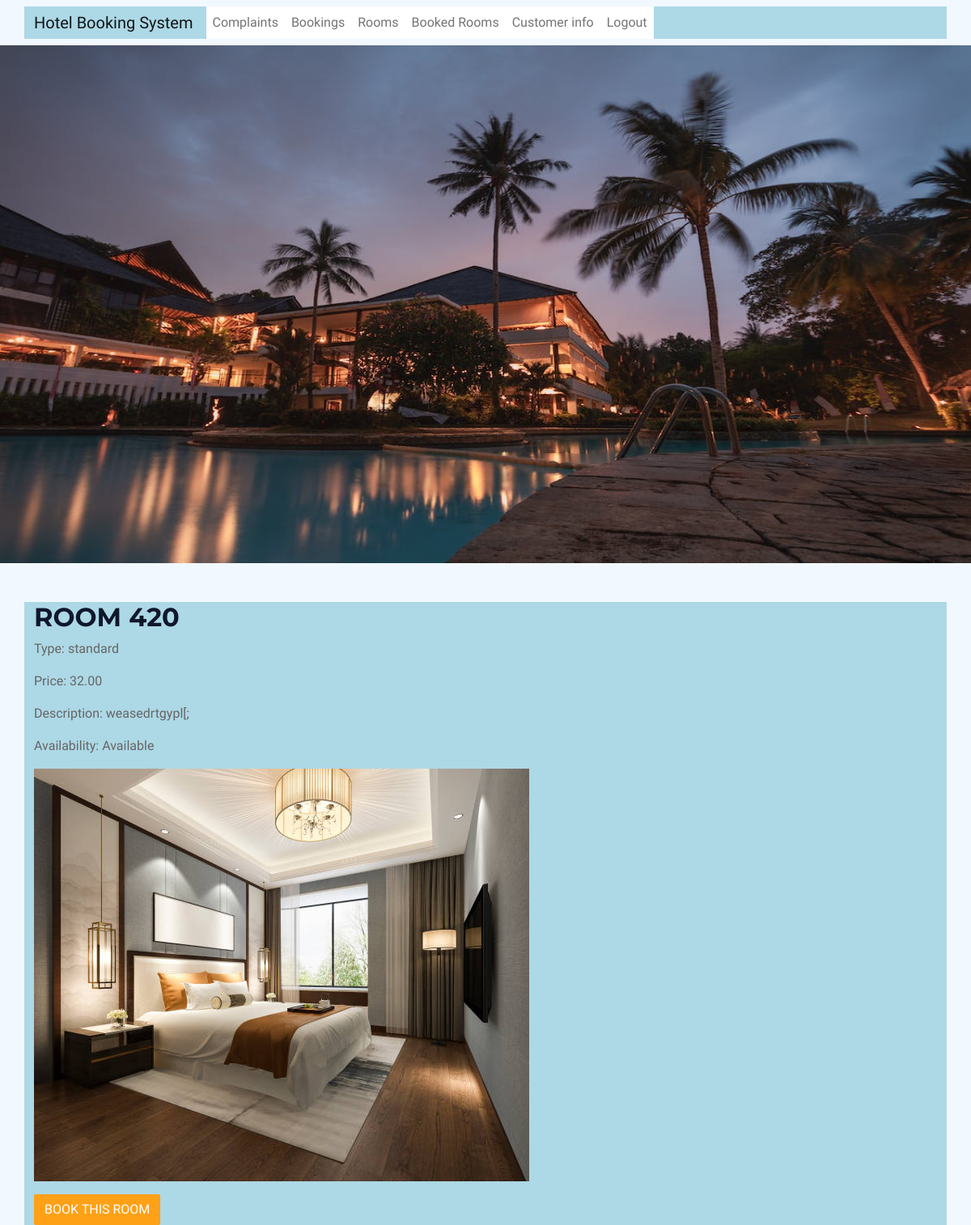
The page /admin_rooms/2/ (signed in) on the database its author committed.
### bookings/models.py (models this page shows, shortened)
class Room(models.Model):
    ROOM_TYPE_CHOICES = (
        ('standard', 'Standard'),
        ('deluxe', 'Deluxe'),
        ('suite', 'Suite'),
    )
    user = models.ForeignKey(settings.AUTH_USER_MODEL, on_delete=models.CASCADE)
    admin_user= models.ForeignKey(settings.AUTH_USER_MODEL, on_delete=models.CASCADE, related_name='room_admin', default=1)
    name = models.CharField(max_length=100)
    room_type = models.CharField(max_length=10, choices=ROOM_TYPE_CHOICES, default='standard')
    room_number = models.PositiveIntegerField(unique=True)
    description = models.TextField(blank=True)
    price = models.DecimalField(max_digits=8, decimal_places=2)
    image = models.ImageField(upload_to='rooms', blank=True)
    available = models.BooleanField(default=True)
    created_at = models.DateTimeField(auto_now_add=True)
    updated_at = models.DateTimeField(auto_now=True)

### bookings/views.py (the view, shortened to what this page needs)
# urls.py: path('admin_rooms/<int:pk>/', views.RoomDetailView.as_view(), name='admin_room_detail'),
class RoomDetailView(DetailView):
    model = Room
    template_name = 'room_detail.html'
    context_object_name = 'room'

### bookings/templates/room_detail.html
{% extends 'base.html' %}
{% block content %}
  <h2>{{ room.name }}</h2>
  <p>Type: {{ room.room_type }}</p>
  <p>Price: {{ room.price }}</p>
  <p>Description: {{ room.description }}</p>
  <p>Availability: {% if room.available %}Available{% else %}Not Available{% endif %}</p>
  <p><img src="{{ room.image.url }}" alt="{{ room.name }}"></p>
  {% if room.available %}
    <a href="{% url 'bookings:booking_create' room.id %}" class="btn btn-primary">Book this room</a>
  {% else %}
    <p>This room is not available for booking at the moment.</p>
  {% endif %}
{% endblock %}

### bookings/static/css/style.css (style rules this page uses)
:root { --primary: #FEA116; --light: #F1F8FF; --dark: #0F172B; }
.btn { font-weight: 500; text-transform: uppercase; transition: .5s; }
.btn.btn-primary, .btn.btn-secondary { color: #FFFFFF; }

### rows shown on the page
Room: name "ROOM 420", room_type "standard", price "32.00", description "weasedrtgypl[;", image (picture)
